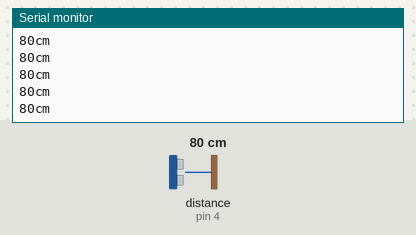
Recording of a sketch running on a simulated Arduino Uno, built with avr-gcc and run on an emulated ATmega328P. On the bench: the last lines printed to the serial monitor. The inputs (shaded band) are chosen by the test bench; at power-on: distance to the obstacle (sensor on pin 4) 80 cm. The echo pulse lasts 58.3 µs per cm.

Above: at 1.2 s.
1.3 s: distance to the obstacle (sensor on pin 4) set to 2 cm
At 1.38 s:
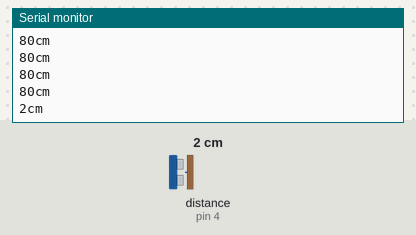
2.8 s: distance to the obstacle (sensor on pin 4) set to 4 cm
At 2.89 s:
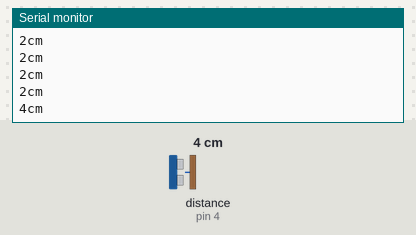
4.3 s: distance to the obstacle (sensor on pin 4) set to 250 cm
At 4.41 s:
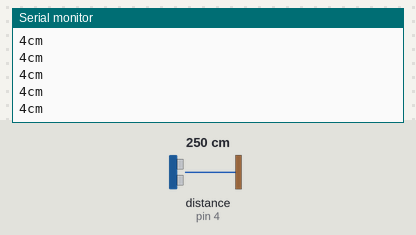
Timing chart, 0 to 7.3 s (numbered marks = the images above; inputs shaded):
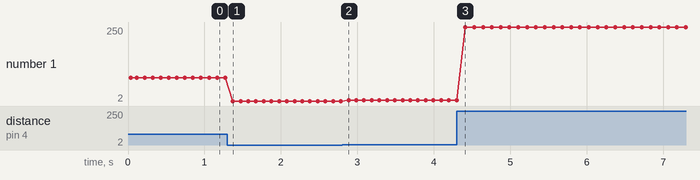

Measured:
- after the input at 1.3 s, the serial monitor: prints a new line after 0.07 s (image 1)
- after the input at 2.8 s, the serial monitor: prints a new line after 0.08 s (image 2)
- plotted number 1: 80 → 2 after the input at 1.3 s, 2 → 4 after the input at 2.8 s, 4 → 250 after the input at 4.3 s

The sketch:

alertar-proximidade-objetos.ino
```cpp
/*
  Como Criar Coisas Inteligentes com Arduino - Módulo 3
  Facilitador:       Prof. Orlewilson Bentes Maia
  Data Criacao:      15/11/2018
  Data Atualizacao:  16/11/2018
  Descricao:         Projeto 04: Serviço para alertar sobre
                     proximidade de objetos

*/

//Biblioteca do sensor ultrassônico
#include <Ultrasonic.h>

//Define os pinos para o trigger e echo
#define triggerPorta 5
#define echoPorta 4

//Inicializa o sensor nos pinos definidos acima
Ultrasonic ultrassom(triggerPorta, echoPorta);

// variável que guardará o valor da distância lida pelo ultrassônico
long distancia;

void setup()
{
  // Configura porta serial
  Serial.begin(9600);
  Serial.println("Lendo dados do ultrassonico...");
}

void loop()
{
    // ultrassom.Ranging(CM) retorna a distancia em centímetros(CM) ou polegadas(INC)
    distancia = ultrassom.Ranging(CM);
    Serial.print(distancia); //imprime o valor da variável distancia
    Serial.println("cm");
    delay(100);
}
```
